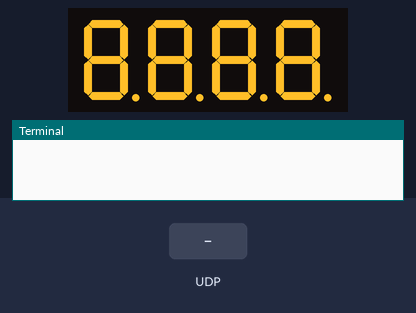
This program was run on a simulated Raspberry Pi (BCM pin numbers). On the bench: 4-digit seven-segment display, the last lines printed to the terminal. The test bench sets the inputs (shaded band). The segment pins are drawn as the display they are named for.

Above: at 1.2 s.
1.3 s: UDP packet "0" arrives
At 3.0 s:
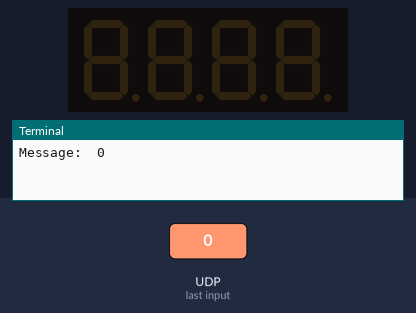
3.3 s: UDP packet "1" arrives
At 3.57 s:
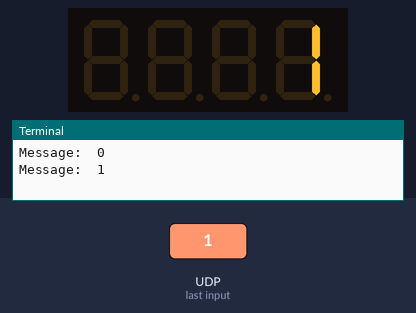
Timing chart, 0 to 6.3 s (numbered marks = the images above; inputs shaded):
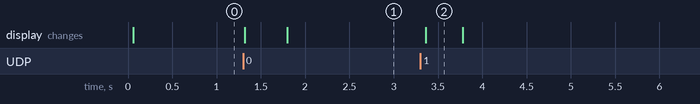

Measured:
- after the input at 1.3 s, the display: first changes at once (image 1 shows a later state)
- after the input at 3.3 s, the display: changes after 0.06 s (image 2)
- what the display in image 2 shows lasts 0.4 s, from 3.4 s to 3.8 s

The program:

7segment.py
```python
from RPi import GPIO
import time
from time import sleep


import socket

GPIO.setmode(GPIO.BCM)
# Here we define the UDP IP address as well as the port number that we have
# already defined in the client python script.
UDP_IP_ADDRESS = ""
UDP_PORT_NO = 5005
serverSock = socket.socket(socket.AF_INET, socket.SOCK_DGRAM)
# One difference is that we will have to bind our declared IP address
# and port number to our newly declared serverSock
serverSock.bind((UDP_IP_ADDRESS, UDP_PORT_NO))


# GPIO ports for the 7seg pins
segments =  (11,4,23,8,7,10,18,25)
# 7seg_segment_pins (11,7,4,2,1,10,5,3) +  100R inline
GPIO.setup(segments, GPIO.OUT, initial=0)

# GPIO ports for the digit 0-3 pins
digits = (22,27,17,24)
# 7seg_digit_pins (12,9,8,6) digits 0-3 respectively
GPIO.setup(digits, GPIO.OUT, initial=1)

#          (a,b,c,d,e,f,g,dp)
num = {' ':(0,0,0,0,0,0,0,0),
    '0':(1,1,1,1,1,1,0,0),
    '1':(0,1,1,0,0,0,0,0),
    '2':(1,1,0,1,1,0,1,0),
    '3':(1,1,1,1,0,0,1,0),
    '4':(0,1,1,0,0,1,1,0),
    '5':(1,0,1,1,0,1,1,0),
    '6':(1,0,1,1,1,1,1,0),
    '7':(1,1,1,0,0,0,0,0),
    '8':(1,1,1,1,1,1,1,0),
    '9':(1,1,1,1,0,1,1,0),
    'B':(1,1,1,1,1,1,1,1),
    'y':(0,1,1,1,0,1,1,0),
    'E':(1,0,0,1,1,1,1,0),
    'A':(1,1,1,0,1,1,1,0),
    'L':(0,0,0,1,1,1,0,0),
    'X':(0,1,1,0,1,1,1,0)}


def seg():
    for digit in range(4):
        GPIO.output(segments, (num[display_string[digit]]))
        GPIO.output(digits[digit], 0)
        time.sleep(0.001)
        GPIO.output(digits[digit], 1)
try:
	while True:
	    data, addr = serverSock.recvfrom(1024)
	    print ("Message: ", data.decode('utf-8'))
	    display_string = data.decode('utf-8').rjust(4)
	    k = 100
	    while k >= 0:
	    	seg()
	    	k -= 1


    # n = 9999
    # while n >= 0:
    #     display_string = str(n).rjust(4)
    #     if n == 0:
    #         display_string = ' byE'
    #     k = 100
    #     while k >= 0:
    #     	#sleep(1)
    #     	seg()
    #     	k -= 1
    #     n -= 1
    # n = 1000
    # while n >= 0:
    #     if n <= 500:
    #         display_string = 'ALEX'
    #     seg()
    #     n -= 1
finally:
    GPIO.cleanup()
```
